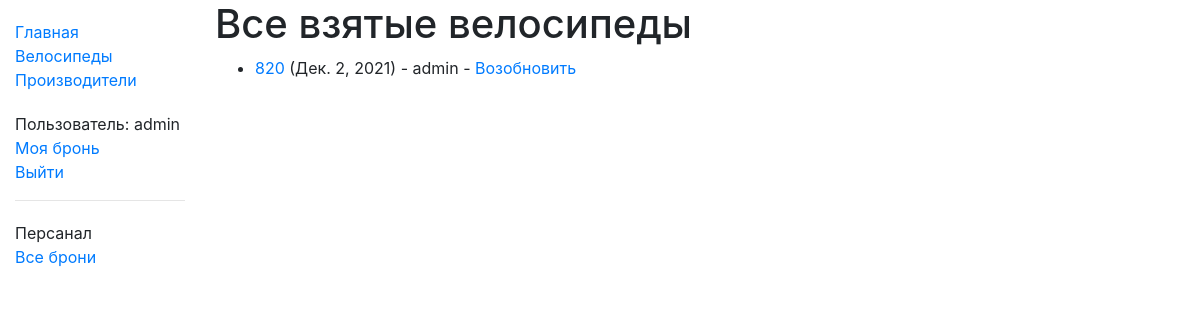
/catalog/borrowed/ (signed in), run on an earlier commit of the app's database.
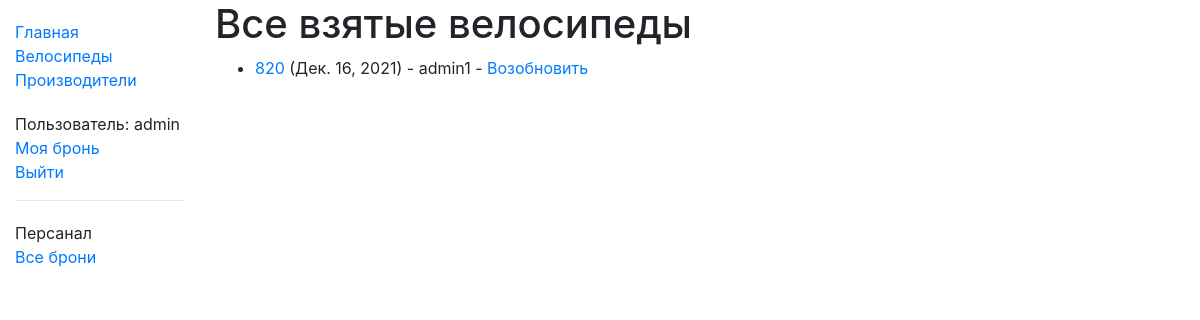
And on a later commit of the database.
### catalog/models.py (models this page shows, shortened)
class BikeInstance(models.Model):
    id = models.UUIDField(primary_key=True, default=uuid.uuid4,
                          help_text="Уникальный идентификатор этого конкретного велосипеда во всем гараже")
    bike = models.ForeignKey('Bike', on_delete=models.RESTRICT, verbose_name='Веловиспед', null=True)
    imprint = models.CharField(max_length=200, verbose_name='Коментарий')
    due_back = models.DateField(null=True, verbose_name='Дата возврата', blank=True)
    borrower = models.ForeignKey(User, on_delete=models.SET_NULL, verbose_name='Зарезервировал', null=True, blank=True)
    @property
    def is_overdue(self):
        if self.due_back and date.today() > self.due_back:
            return True
        return False
    LOAN_STATUS = (
        ('d', 'Техническое обслуживание'),
        ('o', 'В изпользовании'),
        ('a', 'Доступен'),
        ('r', 'Скоро поступит'),
    )
    status = models.CharField(
        max_length=1,
        choices=LOAN_STATUS,
        blank=True,
        default='d', verbose_name='Статус',
        help_text='Доступность Велосипеда')
    class Meta:
        ordering = ['due_back']
        permissions = (("can_mark_returned", "Set bike as returned"),)
        verbose_name = 'Бронь велосипеда'
        verbose_name_plural = 'Бронь велосипеда'

class Bike(models.Model):
    title = models.CharField(max_length=200, verbose_name='Название')
    author = models.ForeignKey('Author', on_delete=models.SET_NULL, null=True, verbose_name='Производитель')
    summary = models.TextField(max_length=1000, help_text="Enter a brief description of the bike",
                               verbose_name='Описание')
    isbn = models.CharField(max_length=13,
                            unique=True, verbose_name='№ рамы',
                            help_text=' Номера рамы расположены в разных местах <a href="https://www.sportek.in.ua/blogs/stati/gde-nanesen-seriynyy-nomer-velosipeda-ili-ego-ramy'
                                      '">Места распаложения</a>')
    typ = models.ManyToManyField(Typ, verbose_name='Тип велосипеда', help_text="Select a typ for this bike")
    Sex = models.ForeignKey('Sex', verbose_name='Тип рамы', on_delete=models.SET_NULL, null=True)
    photo = models.ImageField(upload_to='photo/', verbose_name='Фото', blank=True, )
    class Meta:
        ordering = ['title', 'author']
        verbose_name = 'Велосипед'
        verbose_name_plural = 'Велосипеды'
    def display_typ(self):
        return ', '.join([typ.name for typ in self.typ.all()[:3]])
    display_typ.short_description = 'Typ'

### catalog/views.py (the view)
# urls.py: path(r'borrowed/', views.LoanedBikesAllListView.as_view(), name='all-borrowed'),  # Added for challenge
class LoanedBikesAllListView(PermissionRequiredMixin, generic.ListView):
    model = BikeInstance
    permission_required = 'catalog.can_mark_returned'
    template_name = 'catalog/bikeinstance_list_borrowed_all.html'
    paginate_by = 10
    def get_queryset(self):
        return BikeInstance.objects.filter(status__exact='o').order_by('due_back')

### catalog/templates/catalog/bikeinstance_list_borrowed_all.html
{% extends "base_generic.html" %}
{% block content %}
    <h1>Все взятые велосипеды</h1>
    {% if bikeinstance_list %}
    <ul>
      {% for bikeinst in bikeinstance_list %}
      <li class="{% if bikeinst.is_overdue %}text-danger{% endif %}">
        <a href="{% url 'bike-detail' bikeinst.bike.pk %}">{{bikeinst.bike.title}}</a> ({{ bikeinst.due_back }}) {% if user.is_staff %}- {{ bikeinst.borrower }}{% endif %} {% if perms.catalog.can_mark_returned %}- <a href="{% url 'renew-bike-librarian' bikeinst.id %}">Возобновить</a>  {% endif %}
      </li>
      {% endfor %}
    </ul>
    {% else %}
      <p>Свободных велосипедов нет.</p>
    {% endif %}
{% endblock %}

What changed in the data, as far as the page shows it:
removed BikeInstance: bike "820", due_back "Дек. 2, 2021", borrower "admin"
added BikeInstance: bike "820", due_back "Дек. 16, 2021", borrower "admin1"
